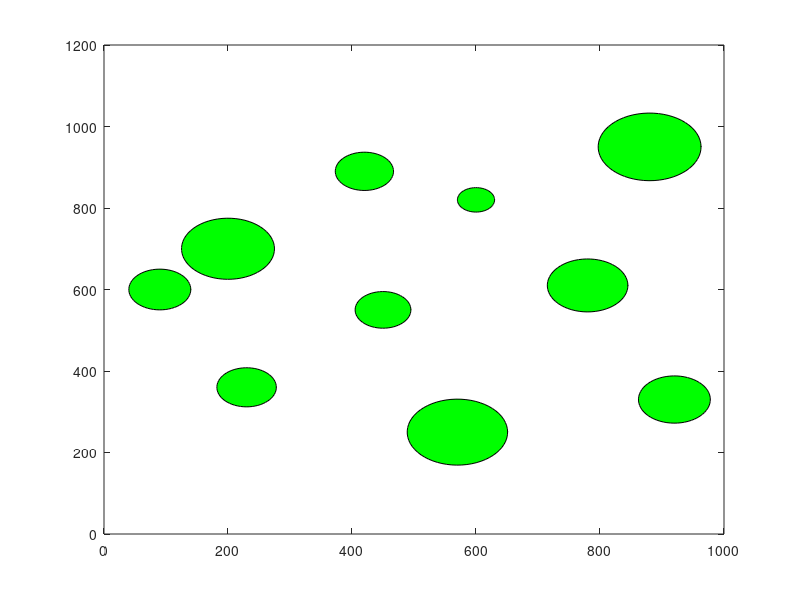

Reproduce this figure in MATLAB. (Note: this script raises an error after producing the figure.)
function [xx, yy, rr, long, onum] = mapenv()
% obstacles in arena
t=0:0.1:2*pi+0.1; % 0~360 ���� �迭

rr=[ 50  75  48  65  30  58  45  81  47  83]; % ��ֹ� ũ�� 1
xx=[ 90 200 230 780 600 920 450 570 420 880];
yy=[600 700 360 610 820 330 550 250 890 950];
long = 1000;
onum = length(rr);

for i = 1:onum %��ֹ� ������ŭ �� �׷��ֱ�
    x=rr(i)*cos(t) + xx(i); y=rr(i)*sin(t) + yy(i);
    fill(x,y,'g');
    
    hold on
end

%% non-obstacles in arena
% rr = [0];
% xx = [0];
% yy = [0];


%% wall ����
%�Ʒ���
x = [1 1 long long 1];
y = [1 30 30 1 1];
fill(x, y, 'b*')
hold on
%�����ʺ�
x = [long-30 long-30 long long long-30];
y = [30 long long 30 30];
fill(x, y, 'b*')
hold on
%����
x = [0 0 long-30 long-30 0];
y = [long-30 long long long-30 long-30];
fill(x, y, 'b*')
hold on
%���ʺ�
x = [0 0 30 30 0];
y = [30 long-30 long-30 30 30];
fill(x, y, 'b*')

axis([0 long 0 long])
grid on

